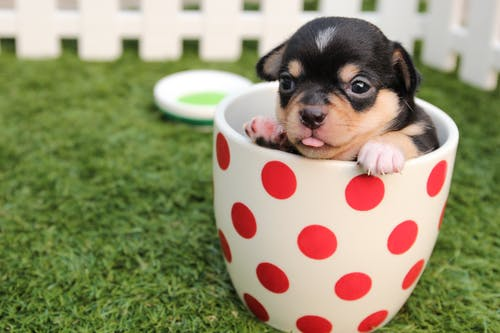
#> input picture Canny Edge Detector from scratch using Python/chihuahua-dog-puppy-cute-39317_small.jpeg, 500 x 333 px, found by its file name
$ jupyter execute Untitled1.ipynb
#> lines starting #> are read from the running program, lines starting #| are printed output that depends on the picture
[cell 1]
from scipy import ndimage
import skimage.feature
import skimage.io as skio
import imageio
import cv2
import numpy as np
import matplotlib.pyplot as plt

[cell 2]
def showIm(img):
    plt.imshow(img,cmap=plt.get_cmap('gray'))
    return plt.show()

[cell 3]
def gaussian_Filter(img):
    return ndimage.gaussian_filter(img,sigma=1.5)

[cell 4]
def cannys(img):
    showIm(img)
    img=gaussian_Filter(img)
    showIm(img)
    return 0


img = imageio.imread("C:/Users/user/Desktop/dersler/imageProcessing/assignment_2/Assignment 2/chihuahua-dog-puppy-cute-39317_small.jpeg")
#> img is the input picture: shape (333, 500, 3); mean R, G, B 147.4, 144.1, 108.6
img=img.astype('int32')
cannys(img)
#> in gaussian_Filter, `return ndimage.gaussian_filter(img,sigma=1.5)`:
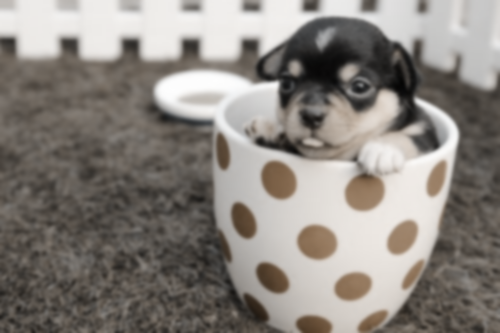
#> returned value: shape (333, 500, 3) int32; mean of channels 0, 1, 2 137.4, 131.9, 126.2; drawn as R, G, B
#> Out = 0
